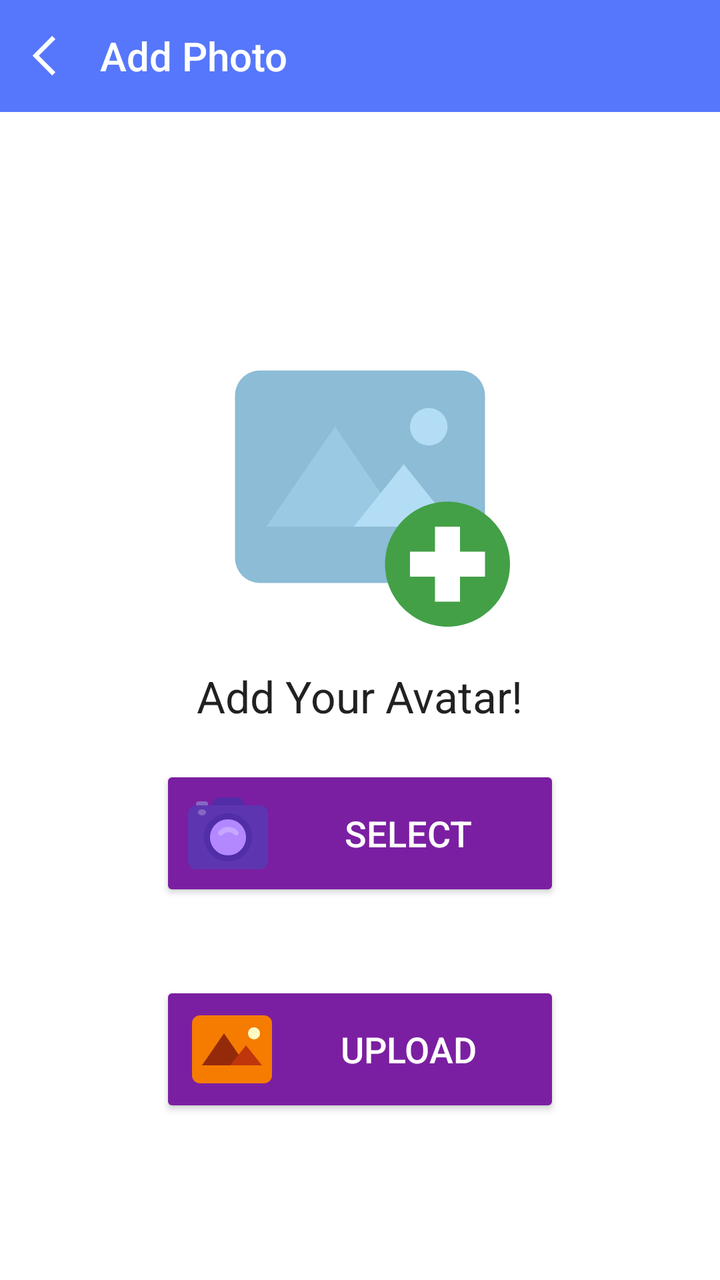
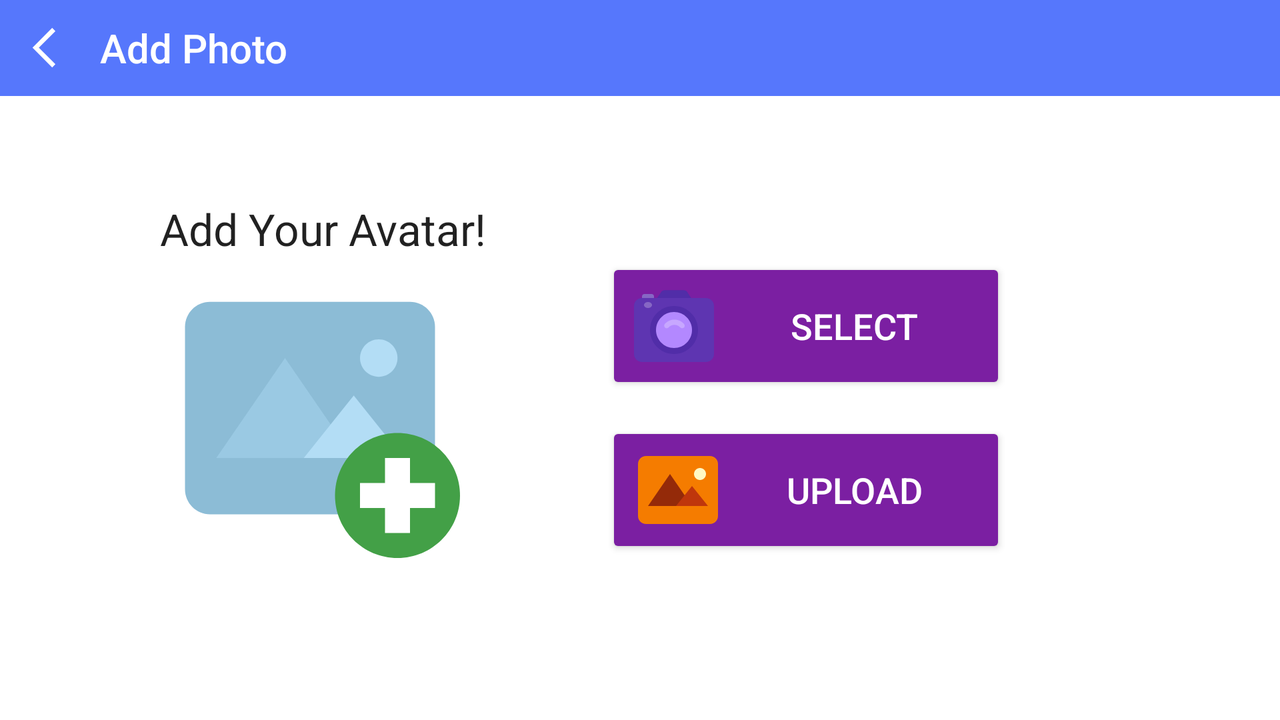

An Android layout and its configuration variant, each rendered on a device that would load it. The default file and the variant file are quoted in full after the pictures.
<!-- AndroidManifest.xml: application theme AppTheme -->
<!-- res/layout/fragment_photo.xml -->
<LinearLayout xmlns:android="http://schemas.android.com/apk/res/android"
    android:id="@+id/LinearLayout1"
    android:layout_width="match_parent"
    android:layout_height="match_parent"
    android:orientation="vertical">

    <LinearLayout xmlns:android="http://schemas.android.com/apk/res/android"
        android:layout_width="match_parent"
        android:layout_height="?android:actionBarSize"
        android:background="@color/colorPrimary"
        android:clickable="true"
        android:orientation="horizontal">

        <ImageView
            android:layout_width="35dp"
            android:layout_height="35dp"
            android:paddingStart="10dp"
            android:layout_gravity="center_vertical"
            android:id="@+id/imageButton2"
            android:src="@drawable/previous"
            android:tint="@android:color/white"/>

        <TextView
            android:layout_width="wrap_content"
            android:layout_height="wrap_content"
            android:fontFamily="sans-serif-medium"
            android:text="Add Photo"
            android:paddingStart="15dp"
            android:layout_gravity="center_vertical"
            android:textColor="@android:color/white"
            android:textSize="20sp"/>

    </LinearLayout>

    <RelativeLayout xmlns:android="http://schemas.android.com/apk/res/android"
        android:layout_width="match_parent"
        android:layout_height="match_parent"
        android:background="#ffffff"
        android:clickable="true"
        android:padding="10dp">

        <TextView
            android:id="@+id/textView2"
            android:layout_width="wrap_content"
            android:layout_height="wrap_content"
            android:layout_centerHorizontal="true"
            android:layout_centerVertical="true"
            android:layout_gravity="center_horizontal"
            android:text="Add Your Avatar!"
            android:textAppearance="?android:attr/textAppearanceLarge" />

        <Button
            android:id="@+id/btnSelectPhoto"
            android:layout_width="200dp"
            android:layout_height="wrap_content"
            android:layout_below="@+id/textView2"
            android:layout_centerHorizontal="true"
            android:layout_centerVertical="true"
            android:layout_marginTop="20dp"
            android:drawableLeft="@drawable/camera"
            android:padding="10dp"
            android:text="Select"
            android:textSize="18sp" />

        <ImageView
            android:id="@+id/ivImage"
            android:layout_width="150dp"
            android:layout_height="150dp"
            android:layout_above="@+id/textView2"
            android:layout_centerHorizontal="true"
            android:layout_gravity="center_horizontal"
            android:layout_marginBottom="20dp"
            android:src="@drawable/add_image" />

        <Button
            android:id="@+id/button2"
            android:layout_width="200dp"
            android:layout_height="wrap_content"
            android:layout_below="@+id/btnSelectPhoto"
            android:layout_centerHorizontal="true"
            android:layout_marginTop="40dp"
            android:drawableLeft="@drawable/picture"
            android:text="Upload"
            android:textSize="18sp" />
    </RelativeLayout>
</LinearLayout>
<!-- resources referenced by this layout -->
<resources>
  <color name="colorPrimary">#5677fc</color>
  <!-- drawable add_image (drawable) -->
  <?xml version="1.0" encoding="utf-8"?>
  <vector xmlns:android="http://schemas.android.com/apk/res/android"
      android:width="48dp"
      android:height="48dp"
      android:viewportWidth="48"
      android:viewportHeight="48">
  
      <path
          android:fillColor="#8CBCD6"
          android:pathData="M40,41H8c-2.2,0-4-1.8-4-4V11c0-2.2,1.8-4,4-4h32c2.2,0,4,1.8,4,4v26C44,39.2,42.2,41,40,41z" />
      <path
          android:fillColor="#B3DDF5"
          android:pathData="M 35 13 C 36.6568542495 13 38 14.3431457505 38 16 C 38 17.6568542495 36.6568542495 19 35 19 C 33.3431457505 19 32 17.6568542495 32 16 C 32 14.3431457505 33.3431457505 13 35 13 Z" />
      <path
          android:fillColor="#9AC9E3"
          android:pathData="M 20 16 L 9 32 L 31 32 Z" />
      <path
          android:fillColor="#B3DDF5"
          android:pathData="M 31 22 L 23 32 L 39 32 Z" />
      <path
          android:fillColor="#43A047"
          android:pathData="M 38 28 C 43.5228474983 28 48 32.4771525017 48 38 C 48 43.5228474983 43.5228474983 48 38 48 C 32.4771525017 48 28 43.5228474983 28 38 C 28 32.4771525017 32.4771525017 28 38 28 Z" />
      <path
          android:fillColor="#fff"
          android:pathData="M 36 32 H 40 V 44 H 36 V 32 Z" />
      <path
          android:fillColor="#fff"
          android:pathData="M 32 36 H 44 V 40 H 32 V 36 Z" />
  </vector>
  <!-- drawable picture (drawable) -->
  <?xml version="1.0" encoding="utf-8"?>
  <vector xmlns:android="http://schemas.android.com/apk/res/android"
      android:width="48dp"
      android:height="48dp"
      android:viewportWidth="48"
      android:viewportHeight="48">
  
      <path
          android:fillColor="#F57C00"
          android:pathData="M40,41H8c-2.2,0-4-1.8-4-4V11c0-2.2,1.8-4,4-4h32c2.2,0,4,1.8,4,4v26C44,39.2,42.2,41,40,41z" />
      <path
          android:fillColor="#FFF9C4"
          android:pathData="M 35 13 C 36.6568542495 13 38 14.3431457505 38 16 C 38 17.6568542495 36.6568542495 19 35 19 C 33.3431457505 19 32 17.6568542495 32 16 C 32 14.3431457505 33.3431457505 13 35 13 Z" />
      <path
          android:fillColor="#942A09"
          android:pathData="M 20 16 L 9 32 L 31 32 Z" />
      <path
          android:fillColor="#BF360C"
          android:pathData="M 31 22 L 23 32 L 39 32 Z" />
  </vector>
  <!-- drawable previous (drawable) -->
  <?xml version="1.0" encoding="utf-8"?>
  <vector xmlns:android="http://schemas.android.com/apk/res/android"
      android:width="48dp"
      android:height="48dp"
      android:viewportWidth="48"
      android:viewportHeight="48">
  
      <path
          android:fillColor="#2196F3"
          android:pathData="M 30.9 43 L 34 39.9 L 18.1 24 L 34 8.1 L 30.9 5 L 12 24 Z" />
  </vector>
  <style name="AppTheme" parent="Theme.AppCompat.Light.NoActionBar">
          <item name="colorPrimary">#5677fc</item>
          <item name="colorPrimaryDark">#455ede</item>
          <item name="colorAccent">#7b1fa2</item>
          <item name="android:buttonStyle">@style/Widget.AppCompat.Button.Colored</item>
      </style>
</resources>
<!-- res/layout-land/fragment_photo.xml (the repository's variant of the layout above) -->
<!-- drawn on the phone turned sideways -->
<LinearLayout xmlns:android="http://schemas.android.com/apk/res/android"
    android:id="@+id/LinearLayout1"
    android:layout_width="match_parent"
    android:layout_height="match_parent"
    android:orientation="vertical">

    <LinearLayout xmlns:android="http://schemas.android.com/apk/res/android"
        android:layout_width="match_parent"
        android:layout_height="?android:actionBarSize"
        android:background="@color/colorPrimary"
        android:clickable="true"
        android:orientation="horizontal">

        <ImageView
            android:layout_width="35dp"
            android:layout_height="35dp"
            android:paddingStart="10dp"
            android:layout_gravity="center_vertical"
            android:id="@+id/imageButton2"
            android:src="@drawable/previous"
            android:tint="@android:color/white"/>

        <TextView
            android:layout_width="wrap_content"
            android:layout_height="wrap_content"
            android:fontFamily="sans-serif-medium"
            android:text="Add Photo"
            android:paddingStart="15dp"
            android:layout_gravity="center_vertical"
            android:textColor="@android:color/white"
            android:textSize="20sp"/>

    </LinearLayout>

    <RelativeLayout xmlns:android="http://schemas.android.com/apk/res/android"
        android:layout_width="match_parent"
        android:layout_height="match_parent"
        android:background="#ffffff"
        android:clickable="true"
        android:padding="10dp">

        <TextView
            android:id="@+id/textView2"
            android:layout_width="wrap_content"
            android:layout_height="wrap_content"
            android:layout_gravity="center_horizontal"
            android:text="Add Your Avatar!"
            android:textAppearance="?android:attr/textAppearanceLarge"
            android:layout_above="@+id/ivImage"
            android:layout_alignStart="@+id/ivImage" />

        <Button
            android:id="@+id/btnSelectPhoto"
            android:layout_width="200dp"
            android:layout_height="wrap_content"
            android:drawableLeft="@drawable/camera"
            android:padding="10dp"
            android:text="Select"
            android:textSize="18sp"
            android:layout_below="@+id/textView2"
            android:layout_toEndOf="@+id/textView2"
            android:layout_marginStart="60dp" />

        <ImageView
            android:id="@+id/ivImage"
            android:layout_width="150dp"
            android:layout_height="150dp"
            android:layout_gravity="center_horizontal"
            android:src="@drawable/add_image"
            android:layout_centerVertical="true"
            android:layout_alignParentStart="true"
            android:layout_marginStart="70dp" />

        <Button
            android:id="@+id/button2"
            android:layout_width="200dp"
            android:layout_height="wrap_content"
            android:drawableLeft="@drawable/picture"
            android:text="Upload"
            android:textSize="18sp"
            android:layout_alignBottom="@+id/ivImage"
            android:layout_alignStart="@+id/btnSelectPhoto" />
    </RelativeLayout>
</LinearLayout>
